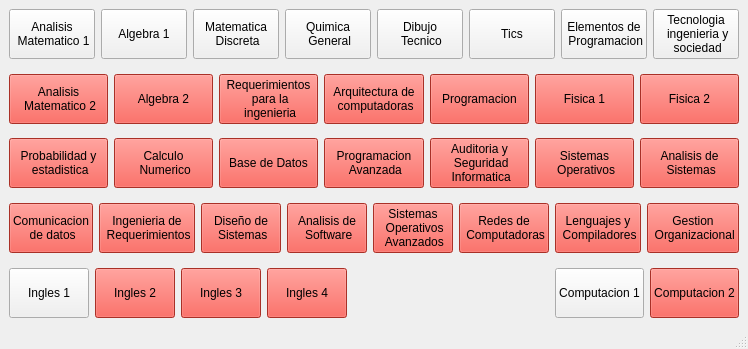
<?xml version="1.0" encoding="UTF-8"?>
<ui version="4.0">
 <class>MainWindow</class>
 <widget class="QMainWindow" name="MainWindow">
  <property name="enabled">
   <bool>true</bool>
  </property>
  <property name="geometry">
   <rect>
    <x>0</x>
    <y>0</y>
    <width>686</width>
    <height>349</height>
   </rect>
  </property>
  <property name="windowTitle">
   <string>MainWindow</string>
  </property>
  <property name="styleSheet">
   <string notr="true"/>
  </property>
  <widget class="QWidget" name="centralwidget">
   <layout class="QGridLayout" name="gridLayout">
    <item row="0" column="0">
     <layout class="QVBoxLayout" name="verticalLayout">
      <item>
       <layout class="QHBoxLayout" name="horizontalLayout">
        <item>
         <widget class="QPushButton" name="btn_anm1">
          <property name="enabled">
           <bool>true</bool>
          </property>
          <property name="sizePolicy">
           <sizepolicy hsizetype="Minimum" vsizetype="Minimum">
            <horstretch>0</horstretch>
            <verstretch>0</verstretch>
           </sizepolicy>
          </property>
          <property name="minimumSize">
           <size>
            <width>0</width>
            <height>50</height>
           </size>
          </property>
          <property name="styleSheet">
           <string notr="true">background-color:#F0F0F0</string>
          </property>
          <property name="text">
           <string>Analisis 
 Matematico 1</string>
          </property>
         </widget>
        </item>
        <item>
         <widget class="QPushButton" name="btn_alg1">
          <property name="sizePolicy">
           <sizepolicy hsizetype="Minimum" vsizetype="Minimum">
            <horstretch>0</horstretch>
            <verstretch>0</verstretch>
           </sizepolicy>
          </property>
          <property name="minimumSize">
           <size>
            <width>0</width>
            <height>50</height>
           </size>
          </property>
          <property name="styleSheet">
           <string notr="true">background-color:#F0F0F0</string>
          </property>
          <property name="text">
           <string>Algebra 1</string>
          </property>
         </widget>
        </item>
        <item>
         <widget class="QPushButton" name="btn_disc">
          <property name="sizePolicy">
           <sizepolicy hsizetype="Minimum" vsizetype="Minimum">
            <horstretch>0</horstretch>
            <verstretch>0</verstretch>
           </sizepolicy>
          </property>
          <property name="minimumSize">
           <size>
            <width>0</width>
            <height>50</height>
           </size>
          </property>
          <property name="styleSheet">
           <string notr="true">background-color:#F0F0F0</string>
          </property>
          <property name="text">
           <string>Matematica 
 Discreta</string>
          </property>
         </widget>
        </item>
        <item>
         <widget class="QPushButton" name="btn_quim">
          <property name="sizePolicy">
           <sizepolicy hsizetype="Minimum" vsizetype="Minimum">
            <horstretch>0</horstretch>
            <verstretch>0</verstretch>
           </sizepolicy>
          </property>
          <property name="minimumSize">
           <size>
            <width>0</width>
            <height>50</height>
           </size>
          </property>
          <property name="styleSheet">
           <string notr="true">background-color:#F0F0F0</string>
          </property>
          <property name="text">
           <string>Quimica 
 General</string>
          </property>
         </widget>
        </item>
        <item>
         <widget class="QPushButton" name="btn_dibu">
          <property name="sizePolicy">
           <sizepolicy hsizetype="Minimum" vsizetype="Minimum">
            <horstretch>0</horstretch>
            <verstretch>0</verstretch>
           </sizepolicy>
          </property>
          <property name="minimumSize">
           <size>
            <width>0</width>
            <height>50</height>
           </size>
          </property>
          <property name="styleSheet">
           <string notr="true">background-color:#F0F0F0</string>
          </property>
          <property name="text">
           <string>Dibujo 
 Tecnico</string>
          </property>
         </widget>
        </item>
        <item>
         <widget class="QPushButton" name="btn_tics">
          <property name="sizePolicy">
           <sizepolicy hsizetype="Minimum" vsizetype="Minimum">
            <horstretch>0</horstretch>
            <verstretch>0</verstretch>
           </sizepolicy>
          </property>
          <property name="minimumSize">
           <size>
            <width>0</width>
            <height>50</height>
           </size>
          </property>
          <property name="styleSheet">
           <string notr="true">background-color:#F0F0F0</string>
          </property>
          <property name="text">
           <string>Tics</string>
          </property>
         </widget>
        </item>
        <item>
         <widget class="QPushButton" name="btn_elem">
          <property name="sizePolicy">
           <sizepolicy hsizetype="Minimum" vsizetype="Minimum">
            <horstretch>0</horstretch>
            <verstretch>0</verstretch>
           </sizepolicy>
          </property>
          <property name="minimumSize">
           <size>
            <width>0</width>
            <height>50</height>
           </size>
          </property>
          <property name="styleSheet">
           <string notr="true">background-color:#F0F0F0</string>
          </property>
          <property name="text">
           <string>Elementos de 
 Programacion</string>
          </property>
         </widget>
        </item>
        <item>
         <widget class="QPushButton" name="btn_tis">
          <property name="sizePolicy">
           <sizepolicy hsizetype="Minimum" vsizetype="Minimum">
            <horstretch>0</horstretch>
            <verstretch>0</verstretch>
           </sizepolicy>
          </property>
          <property name="minimumSize">
           <size>
            <width>0</width>
            <height>50</height>
           </size>
          </property>
          <property name="styleSheet">
           <string notr="true">background-color:#F0F0F0</string>
          </property>
          <property name="text">
           <string>Tecnologia 
 ingenieria y 
 sociedad</string>
          </property>
         </widget>
        </item>
       </layout>
      </item>
      <item>
       <spacer name="verticalSpacer">
        <property name="orientation">
         <enum>Qt::Vertical</enum>
        </property>
        <property name="sizeHint" stdset="0">
         <size>
          <width>20</width>
          <height>40</height>
         </size>
        </property>
       </spacer>
      </item>
      <item>
       <layout class="QHBoxLayout" name="horizontalLayout_2">
        <item>
         <widget class="QPushButton" name="btn_anm2">
          <property name="sizePolicy">
           <sizepolicy hsizetype="Minimum" vsizetype="Minimum">
            <horstretch>0</horstretch>
            <verstretch>0</verstretch>
           </sizepolicy>
          </property>
          <property name="minimumSize">
           <size>
            <width>0</width>
            <height>50</height>
           </size>
          </property>
          <property name="styleSheet">
           <string notr="true">background-color:#ED4337</string>
          </property>
          <property name="text">
           <string>Analisis 
 Matematico 2</string>
          </property>
         </widget>
        </item>
        <item>
         <widget class="QPushButton" name="btn_alg2">
          <property name="sizePolicy">
           <sizepolicy hsizetype="Minimum" vsizetype="Minimum">
            <horstretch>0</horstretch>
            <verstretch>0</verstretch>
           </sizepolicy>
          </property>
          <property name="minimumSize">
           <size>
            <width>0</width>
            <height>50</height>
           </size>
          </property>
          <property name="styleSheet">
           <string notr="true">background-color:#ED4337</string>
          </property>
          <property name="text">
           <string>Algebra 2</string>
          </property>
         </widget>
        </item>
        <item>
         <widget class="QPushButton" name="btn_req">
          <property name="sizePolicy">
           <sizepolicy hsizetype="Minimum" vsizetype="Minimum">
            <horstretch>0</horstretch>
            <verstretch>0</verstretch>
           </sizepolicy>
          </property>
          <property name="minimumSize">
           <size>
            <width>0</width>
            <height>50</height>
           </size>
          </property>
          <property name="styleSheet">
           <string notr="true">background-color:#ED4337</string>
          </property>
          <property name="text">
           <string>Requerimientos 
 para la 
 ingenieria</string>
          </property>
         </widget>
        </item>
        <item>
         <widget class="QPushButton" name="btn_arq">
          <property name="sizePolicy">
           <sizepolicy hsizetype="Minimum" vsizetype="Minimum">
            <horstretch>0</horstretch>
            <verstretch>0</verstretch>
           </sizepolicy>
          </property>
          <property name="minimumSize">
           <size>
            <width>0</width>
            <height>50</height>
           </size>
          </property>
          <property name="styleSheet">
           <string notr="true">background-color:#ED4337</string>
          </property>
          <property name="text">
           <string>Arquitectura de 
 computadoras</string>
          </property>
         </widget>
        </item>
        <item>
         <widget class="QPushButton" name="btn_prog">
          <property name="sizePolicy">
           <sizepolicy hsizetype="Minimum" vsizetype="Minimum">
            <horstretch>0</horstretch>
            <verstretch>0</verstretch>
           </sizepolicy>
          </property>
          <property name="minimumSize">
           <size>
            <width>0</width>
            <height>50</height>
           </size>
          </property>
          <property name="styleSheet">
           <string notr="true">background-color:#ED4337</string>
          </property>
          <property name="text">
           <string>Programacion</string>
          </property>
         </widget>
        </item>
        <item>
         <widget class="QPushButton" name="btn_fis1">
          <property name="sizePolicy">
           <sizepolicy hsizetype="Minimum" vsizetype="Minimum">
            <horstretch>0</horstretch>
            <verstretch>0</verstretch>
           </sizepolicy>
          </property>
          <property name="minimumSize">
           <size>
            <width>0</width>
            <height>50</height>
           </size>
          </property>
          <property name="styleSheet">
           <string notr="true">background-color:#ED4337</string>
          </property>
          <property name="text">
           <string>Fisica 1</string>
          </property>
         </widget>
        </item>
        <item>
         <widget class="QPushButton" name="btn_fis2">
          <property name="sizePolicy">
           <sizepolicy hsizetype="Minimum" vsizetype="Minimum">
            <horstretch>0</horstretch>
            <verstretch>0</verstretch>
           </sizepolicy>
          </property>
          <property name="minimumSize">
           <size>
            <width>0</width>
            <height>50</height>
           </size>
          </property>
          <property name="styleSheet">
           <string notr="true">background-color:#ED4337</string>
          </property>
          <property name="text">
           <string>Fisica 2</string>
          </property>
         </widget>
        </item>
       </layout>
      </item>
      <item>
       <spacer name="verticalSpacer_2">
        <property name="orientation">
         <enum>Qt::Vertical</enum>
        </property>
        <property name="sizeHint" stdset="0">
         <size>
          <width>20</width>
          <height>40</height>
         </size>
        </property>
       </spacer>
      </item>
      <item>
       <layout class="QHBoxLayout" name="horizontalLayout_3">
        <item>
         <widget class="QPushButton" name="btn_prob">
          <property name="sizePolicy">
           <sizepolicy hsizetype="Minimum" vsizetype="Minimum">
            <horstretch>0</horstretch>
            <verstretch>0</verstretch>
           </sizepolicy>
          </property>
          <property name="minimumSize">
           <size>
            <width>0</width>
            <height>50</height>
           </size>
          </property>
          <property name="styleSheet">
           <string notr="true">background-color:#ED4337</string>
          </property>
          <property name="text">
           <string>Probabilidad y 
 estadistica</string>
          </property>
         </widget>
        </item>
        <item>
         <widget class="QPushButton" name="btn_calc">
          <property name="sizePolicy">
           <sizepolicy hsizetype="Minimum" vsizetype="Minimum">
            <horstretch>0</horstretch>
            <verstretch>0</verstretch>
           </sizepolicy>
          </property>
          <property name="minimumSize">
           <size>
            <width>0</width>
            <height>50</height>
           </size>
          </property>
          <property name="styleSheet">
           <string notr="true">background-color:#ED4337</string>
          </property>
          <property name="text">
           <string>Calculo 
 Numerico</string>
          </property>
         </widget>
        </item>
        <item>
         <widget class="QPushButton" name="btn_base">
          <property name="sizePolicy">
           <sizepolicy hsizetype="Minimum" vsizetype="Minimum">
            <horstretch>0</horstretch>
            <verstretch>0</verstretch>
           </sizepolicy>
          </property>
          <property name="minimumSize">
           <size>
            <width>0</width>
            <height>50</height>
           </size>
          </property>
          <property name="styleSheet">
           <string notr="true">background-color:#ED4337</string>
          </property>
          <property name="text">
           <string>Base de Datos</string>
          </property>
         </widget>
        </item>
        <item>
         <widget class="QPushButton" name="btn_proga">
          <property name="sizePolicy">
           <sizepolicy hsizetype="Minimum" vsizetype="Minimum">
            <horstretch>0</horstretch>
            <verstretch>0</verstretch>
           </sizepolicy>
          </property>
          <property name="minimumSize">
           <size>
            <width>0</width>
            <height>50</height>
           </size>
          </property>
          <property name="styleSheet">
           <string notr="true">background-color:#ED4337</string>
          </property>
          <property name="text">
           <string>Programacion 
 Avanzada</string>
          </property>
         </widget>
        </item>
        <item>
         <widget class="QPushButton" name="btn_segu">
          <property name="sizePolicy">
           <sizepolicy hsizetype="Minimum" vsizetype="Minimum">
            <horstretch>0</horstretch>
            <verstretch>0</verstretch>
           </sizepolicy>
          </property>
          <property name="minimumSize">
           <size>
            <width>0</width>
            <height>50</height>
           </size>
          </property>
          <property name="styleSheet">
           <string notr="true">background-color:#ED4337</string>
          </property>
          <property name="text">
           <string>Auditoria y 
 Seguridad 
 Informatica</string>
          </property>
         </widget>
        </item>
        <item>
         <widget class="QPushButton" name="btn_so">
          <property name="sizePolicy">
           <sizepolicy hsizetype="Minimum" vsizetype="Minimum">
            <horstretch>0</horstretch>
            <verstretch>0</verstretch>
           </sizepolicy>
          </property>
          <property name="minimumSize">
           <size>
            <width>0</width>
            <height>50</height>
           </size>
          </property>
          <property name="styleSheet">
           <string notr="true">background-color:#ED4337</string>
          </property>
          <property name="text">
           <string>Sistemas 
 Operativos</string>
          </property>
         </widget>
        </item>
        <item>
         <widget class="QPushButton" name="btn_ansis">
          <property name="sizePolicy">
           <sizepolicy hsizetype="Minimum" vsizetype="Minimum">
            <horstretch>0</horstretch>
            <verstretch>0</verstretch>
           </sizepolicy>
          </property>
          <property name="minimumSize">
           <size>
            <width>0</width>
            <height>50</height>
           </size>
          </property>
          <property name="styleSheet">
           <string notr="true">background-color:#ED4337</string>
          </property>
          <property name="text">
           <string>Analisis de 
 Sistemas</string>
          </property>
         </widget>
        </item>
       </layout>
      </item>
      <item>
       <spacer name="verticalSpacer_3">
        <property name="orientation">
         <enum>Qt::Vertical</enum>
        </property>
        <property name="sizeHint" stdset="0">
         <size>
          <width>20</width>
          <height>40</height>
         </size>
        </property>
       </spacer>
      </item>
      <item>
       <layout class="QHBoxLayout" name="horizontalLayout_5">
        <item>
         <widget class="QPushButton" name="btn_comu">
          <property name="sizePolicy">
           <sizepolicy hsizetype="Minimum" vsizetype="Minimum">
            <horstretch>0</horstretch>
            <verstretch>0</verstretch>
           </sizepolicy>
          </property>
          <property name="minimumSize">
           <size>
            <width>0</width>
            <height>50</height>
           </size>
          </property>
          <property name="styleSheet">
           <string notr="true">background-color:#ED4337</string>
          </property>
          <property name="text">
           <string>Comunicacion 
 de datos</string>
          </property>
         </widget>
        </item>
        <item>
         <widget class="QPushButton" name="btn_ingreq">
          <property name="enabled">
           <bool>true</bool>
          </property>
          <property name="sizePolicy">
           <sizepolicy hsizetype="Minimum" vsizetype="Minimum">
            <horstretch>0</horstretch>
            <verstretch>0</verstretch>
           </sizepolicy>
          </property>
          <property name="minimumSize">
           <size>
            <width>0</width>
            <height>50</height>
           </size>
          </property>
          <property name="styleSheet">
           <string notr="true">background-color:#ED4337</string>
          </property>
          <property name="text">
           <string>Ingenieria de 
 Requerimientos</string>
          </property>
         </widget>
        </item>
        <item>
         <widget class="QPushButton" name="btn_dise">
          <property name="sizePolicy">
           <sizepolicy hsizetype="Minimum" vsizetype="Minimum">
            <horstretch>0</horstretch>
            <verstretch>0</verstretch>
           </sizepolicy>
          </property>
          <property name="minimumSize">
           <size>
            <width>0</width>
            <height>50</height>
           </size>
          </property>
          <property name="styleSheet">
           <string notr="true">background-color:#ED4337</string>
          </property>
          <property name="text">
           <string>Diseño de 
 Sistemas</string>
          </property>
         </widget>
        </item>
        <item>
         <widget class="QPushButton" name="btn_answ">
          <property name="sizePolicy">
           <sizepolicy hsizetype="Minimum" vsizetype="Minimum">
            <horstretch>0</horstretch>
            <verstretch>0</verstretch>
           </sizepolicy>
          </property>
          <property name="minimumSize">
           <size>
            <width>0</width>
            <height>50</height>
           </size>
          </property>
          <property name="styleSheet">
           <string notr="true">background-color:#ED4337</string>
          </property>
          <property name="text">
           <string>Analisis de 
 Software</string>
          </property>
         </widget>
        </item>
        <item>
         <widget class="QPushButton" name="btn_soa">
          <property name="sizePolicy">
           <sizepolicy hsizetype="Minimum" vsizetype="Minimum">
            <horstretch>0</horstretch>
            <verstretch>0</verstretch>
           </sizepolicy>
          </property>
          <property name="minimumSize">
           <size>
            <width>0</width>
            <height>50</height>
           </size>
          </property>
          <property name="styleSheet">
           <string notr="true">background-color:#ED4337</string>
          </property>
          <property name="text">
           <string>Sistemas 
 Operativos 
 Avanzados</string>
          </property>
         </widget>
        </item>
        <item>
         <widget class="QPushButton" name="btn_redes">
          <property name="sizePolicy">
           <sizepolicy hsizetype="Minimum" vsizetype="Minimum">
            <horstretch>0</horstretch>
            <verstretch>0</verstretch>
           </sizepolicy>
          </property>
          <property name="minimumSize">
           <size>
            <width>0</width>
            <height>50</height>
           </size>
          </property>
          <property name="styleSheet">
           <string notr="true">background-color:#ED4337</string>
          </property>
          <property name="text">
           <string>Redes de 
 Computadoras</string>
          </property>
         </widget>
        </item>
        <item>
         <widget class="QPushButton" name="btn_leng">
          <property name="sizePolicy">
           <sizepolicy hsizetype="Minimum" vsizetype="Minimum">
            <horstretch>0</horstretch>
            <verstretch>0</verstretch>
           </sizepolicy>
          </property>
          <property name="minimumSize">
           <size>
            <width>0</width>
            <height>50</height>
           </size>
          </property>
          <property name="styleSheet">
           <string notr="true">background-color:#ED4337</string>
          </property>
          <property name="text">
           <string>Lenguajes y 
 Compiladores</string>
          </property>
         </widget>
        </item>
        <item>
         <widget class="QPushButton" name="btn_gest">
          <property name="sizePolicy">
           <sizepolicy hsizetype="Minimum" vsizetype="Minimum">
            <horstretch>0</horstretch>
            <verstretch>0</verstretch>
           </sizepolicy>
          </property>
          <property name="minimumSize">
           <size>
            <width>0</width>
            <height>50</height>
           </size>
          </property>
          <property name="styleSheet">
           <string notr="true">background-color:#ED4337</string>
          </property>
          <property name="text">
           <string>Gestion 
 Organizacional</string>
          </property>
         </widget>
        </item>
       </layout>
      </item>
      <item>
       <spacer name="verticalSpacer_4">
        <property name="orientation">
         <enum>Qt::Vertical</enum>
        </property>
        <property name="sizeHint" stdset="0">
         <size>
          <width>20</width>
          <height>40</height>
         </size>
        </property>
       </spacer>
      </item>
      <item>
       <layout class="QHBoxLayout" name="horizontalLayout_4">
        <item>
         <widget class="QPushButton" name="btn_ing1">
          <property name="sizePolicy">
           <sizepolicy hsizetype="Minimum" vsizetype="Minimum">
            <horstretch>0</horstretch>
            <verstretch>0</verstretch>
           </sizepolicy>
          </property>
          <property name="minimumSize">
           <size>
            <width>0</width>
            <height>50</height>
           </size>
          </property>
          <property name="styleSheet">
           <string notr="true">background-color:#F0F0F0</string>
          </property>
          <property name="text">
           <string>Ingles 1</string>
          </property>
         </widget>
        </item>
        <item>
         <widget class="QPushButton" name="btn_ing2">
          <property name="sizePolicy">
           <sizepolicy hsizetype="Minimum" vsizetype="Minimum">
            <horstretch>0</horstretch>
            <verstretch>0</verstretch>
           </sizepolicy>
          </property>
          <property name="minimumSize">
           <size>
            <width>0</width>
            <height>50</height>
           </size>
          </property>
          <property name="styleSheet">
           <string notr="true">background-color:#ED4337</string>
          </property>
          <property name="text">
           <string>Ingles 2</string>
          </property>
         </widget>
        </item>
        <item>
         <widget class="QPushButton" name="btn_ing3">
          <property name="sizePolicy">
           <sizepolicy hsizetype="Minimum" vsizetype="Minimum">
            <horstretch>0</horstretch>
            <verstretch>0</verstretch>
           </sizepolicy>
          </property>
          <property name="minimumSize">
           <size>
            <width>0</width>
            <height>50</height>
           </size>
          </property>
          <property name="styleSheet">
           <string notr="true">background-color:#ED4337</string>
          </property>
          <property name="text">
           <string>Ingles 3</string>
          </property>
         </widget>
        </item>
        <item>
         <widget class="QPushButton" name="btn_ing4">
          <property name="sizePolicy">
           <sizepolicy hsizetype="Minimum" vsizetype="Minimum">
            <horstretch>0</horstretch>
            <verstretch>0</verstretch>
           </sizepolicy>
          </property>
          <property name="minimumSize">
           <size>
            <width>0</width>
            <height>50</height>
           </size>
          </property>
          <property name="styleSheet">
           <string notr="true">background-color:#ED4337</string>
          </property>
          <property name="text">
           <string>Ingles 4</string>
          </property>
         </widget>
        </item>
        <item>
         <spacer name="horizontalSpacer">
          <property name="orientation">
           <enum>Qt::Horizontal</enum>
          </property>
          <property name="sizeHint" stdset="0">
           <size>
            <width>40</width>
            <height>20</height>
           </size>
          </property>
         </spacer>
        </item>
        <item>
         <widget class="QPushButton" name="btn_comp1">
          <property name="sizePolicy">
           <sizepolicy hsizetype="Minimum" vsizetype="Minimum">
            <horstretch>0</horstretch>
            <verstretch>0</verstretch>
           </sizepolicy>
          </property>
          <property name="minimumSize">
           <size>
            <width>0</width>
            <height>50</height>
           </size>
          </property>
          <property name="styleSheet">
           <string notr="true">background-color:#F0F0F0</string>
          </property>
          <property name="text">
           <string>Computacion 1</string>
          </property>
         </widget>
        </item>
        <item>
         <widget class="QPushButton" name="btn_comp2">
          <property name="sizePolicy">
           <sizepolicy hsizetype="Minimum" vsizetype="Minimum">
            <horstretch>0</horstretch>
            <verstretch>0</verstretch>
           </sizepolicy>
          </property>
          <property name="minimumSize">
           <size>
            <width>0</width>
            <height>50</height>
           </size>
          </property>
          <property name="styleSheet">
           <string notr="true">background-color:#ED4337</string>
          </property>
          <property name="text">
           <string>Computacion 2</string>
          </property>
         </widget>
        </item>
       </layout>
      </item>
     </layout>
    </item>
   </layout>
  </widget>
  <widget class="QStatusBar" name="statusbar"/>
 </widget>
 <resources/>
 <connections/>
</ui>
